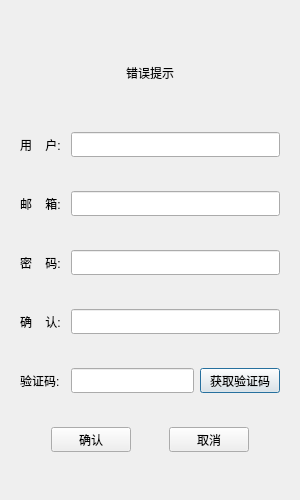
<?xml version="1.0" encoding="UTF-8"?>
<ui version="4.0">
 <class>RegisterDialog</class>
 <widget class="QDialog" name="RegisterDialog">
  <property name="geometry">
   <rect>
    <x>0</x>
    <y>0</y>
    <width>300</width>
    <height>500</height>
   </rect>
  </property>
  <property name="minimumSize">
   <size>
    <width>300</width>
    <height>500</height>
   </size>
  </property>
  <property name="maximumSize">
   <size>
    <width>300</width>
    <height>500</height>
   </size>
  </property>
  <property name="windowTitle">
   <string>Dialog</string>
  </property>
  <layout class="QVBoxLayout" name="verticalLayout_2">
   <item>
    <layout class="QVBoxLayout" name="verticalLayout">
     <item>
      <widget class="QStackedWidget" name="stackedWidget">
       <property name="currentIndex">
        <number>0</number>
       </property>
       <widget class="QWidget" name="page">
        <layout class="QVBoxLayout" name="verticalLayout_3">
         <item>
          <widget class="QWidget" name="widget" native="true">
           <property name="minimumSize">
            <size>
             <width>0</width>
             <height>50</height>
            </size>
           </property>
           <property name="maximumSize">
            <size>
             <width>16777215</width>
             <height>50</height>
            </size>
           </property>
           <layout class="QVBoxLayout" name="verticalLayout_4">
            <item>
             <widget class="QLabel" name="err_tip">
              <property name="text">
               <string>错误提示</string>
              </property>
              <property name="alignment">
               <set>Qt::AlignmentFlag::AlignCenter</set>
              </property>
             </widget>
            </item>
           </layout>
          </widget>
         </item>
         <item>
          <layout class="QHBoxLayout" name="horizontalLayout">
           <item>
            <widget class="QLabel" name="user_label">
             <property name="minimumSize">
              <size>
               <width>45</width>
               <height>25</height>
              </size>
             </property>
             <property name="maximumSize">
              <size>
               <width>45</width>
               <height>25</height>
              </size>
             </property>
             <property name="autoFillBackground">
              <bool>false</bool>
             </property>
             <property name="text">
              <string>用    户:</string>
             </property>
             <property name="alignment">
              <set>Qt::AlignmentFlag::AlignLeading|Qt::AlignmentFlag::AlignLeft|Qt::AlignmentFlag::AlignVCenter</set>
             </property>
            </widget>
           </item>
           <item>
            <widget class="QLineEdit" name="user_edit">
             <property name="minimumSize">
              <size>
               <width>0</width>
               <height>25</height>
              </size>
             </property>
             <property name="maximumSize">
              <size>
               <width>16777215</width>
               <height>25</height>
              </size>
             </property>
            </widget>
           </item>
          </layout>
         </item>
         <item>
          <layout class="QHBoxLayout" name="horizontalLayout_2">
           <item>
            <widget class="QLabel" name="email_label">
             <property name="minimumSize">
              <size>
               <width>45</width>
               <height>25</height>
              </size>
             </property>
             <property name="maximumSize">
              <size>
               <width>45</width>
               <height>25</height>
              </size>
             </property>
             <property name="text">
              <string>邮    箱:</string>
             </property>
            </widget>
           </item>
           <item>
            <widget class="QLineEdit" name="email_edit">
             <property name="minimumSize">
              <size>
               <width>0</width>
               <height>25</height>
              </size>
             </property>
             <property name="maximumSize">
              <size>
               <width>16777215</width>
               <height>25</height>
              </size>
             </property>
            </widget>
           </item>
          </layout>
         </item>
         <item>
          <layout class="QHBoxLayout" name="horizontalLayout_3">
           <item>
            <widget class="QLabel" name="pass_label">
             <property name="minimumSize">
              <size>
               <width>45</width>
               <height>25</height>
              </size>
             </property>
             <property name="maximumSize">
              <size>
               <width>45</width>
               <height>25</height>
              </size>
             </property>
             <property name="text">
              <string>密    码:</string>
             </property>
            </widget>
           </item>
           <item>
            <widget class="QLineEdit" name="pass_edit">
             <property name="minimumSize">
              <size>
               <width>0</width>
               <height>25</height>
              </size>
             </property>
             <property name="maximumSize">
              <size>
               <width>16777215</width>
               <height>25</height>
              </size>
             </property>
            </widget>
           </item>
          </layout>
         </item>
         <item>
          <layout class="QHBoxLayout" name="horizontalLayout_4">
           <item>
            <widget class="QLabel" name="confirm_label">
             <property name="minimumSize">
              <size>
               <width>45</width>
               <height>25</height>
              </size>
             </property>
             <property name="maximumSize">
              <size>
               <width>45</width>
               <height>25</height>
              </size>
             </property>
             <property name="text">
              <string>确    认:</string>
             </property>
            </widget>
           </item>
           <item>
            <widget class="QLineEdit" name="confirm_edit">
             <property name="minimumSize">
              <size>
               <width>0</width>
               <height>25</height>
              </size>
             </property>
             <property name="maximumSize">
              <size>
               <width>16777215</width>
               <height>25</height>
              </size>
             </property>
            </widget>
           </item>
          </layout>
         </item>
         <item>
          <layout class="QHBoxLayout" name="horizontalLayout_5">
           <item>
            <widget class="QLabel" name="varify_label">
             <property name="minimumSize">
              <size>
               <width>45</width>
               <height>25</height>
              </size>
             </property>
             <property name="maximumSize">
              <size>
               <width>45</width>
               <height>25</height>
              </size>
             </property>
             <property name="text">
              <string>验证码:</string>
             </property>
            </widget>
           </item>
           <item>
            <widget class="QLineEdit" name="varify_edit">
             <property name="minimumSize">
              <size>
               <width>0</width>
               <height>25</height>
              </size>
             </property>
             <property name="maximumSize">
              <size>
               <width>16777215</width>
               <height>25</height>
              </size>
             </property>
            </widget>
           </item>
           <item>
            <widget class="TimerButton" name="get_code">
             <property name="minimumSize">
              <size>
               <width>0</width>
               <height>25</height>
              </size>
             </property>
             <property name="maximumSize">
              <size>
               <width>16777215</width>
               <height>25</height>
              </size>
             </property>
             <property name="text">
              <string>获取验证码</string>
             </property>
            </widget>
           </item>
          </layout>
         </item>
         <item>
          <layout class="QHBoxLayout" name="horizontalLayout_6">
           <item>
            <spacer name="horizontalSpacer">
             <property name="orientation">
              <enum>Qt::Orientation::Horizontal</enum>
             </property>
             <property name="sizeHint" stdset="0">
              <size>
               <width>40</width>
               <height>20</height>
              </size>
             </property>
            </spacer>
           </item>
           <item>
            <widget class="QPushButton" name="confirm_btn">
             <property name="minimumSize">
              <size>
               <width>0</width>
               <height>25</height>
              </size>
             </property>
             <property name="maximumSize">
              <size>
               <width>16777215</width>
               <height>25</height>
              </size>
             </property>
             <property name="text">
              <string>确认</string>
             </property>
            </widget>
           </item>
           <item>
            <spacer name="horizontalSpacer_2">
             <property name="orientation">
              <enum>Qt::Orientation::Horizontal</enum>
             </property>
             <property name="sizeHint" stdset="0">
              <size>
               <width>40</width>
               <height>20</height>
              </size>
             </property>
            </spacer>
           </item>
           <item>
            <widget class="QPushButton" name="cancel_btn">
             <property name="minimumSize">
              <size>
               <width>0</width>
               <height>25</height>
              </size>
             </property>
             <property name="maximumSize">
              <size>
               <width>16777215</width>
               <height>25</height>
              </size>
             </property>
             <property name="text">
              <string>取消</string>
             </property>
            </widget>
           </item>
           <item>
            <spacer name="horizontalSpacer_3">
             <property name="orientation">
              <enum>Qt::Orientation::Horizontal</enum>
             </property>
             <property name="sizeHint" stdset="0">
              <size>
               <width>40</width>
               <height>20</height>
              </size>
             </property>
            </spacer>
           </item>
          </layout>
         </item>
        </layout>
       </widget>
       <widget class="QWidget" name="page_2"/>
      </widget>
     </item>
    </layout>
   </item>
  </layout>
 </widget>
 <customwidgets>
  <customwidget>
   <class>TimerButton</class>
   <extends>QPushButton</extends>
   <header>timerbutton.h</header>
  </customwidget>
 </customwidgets>
 <resources/>
 <connections/>
</ui>
